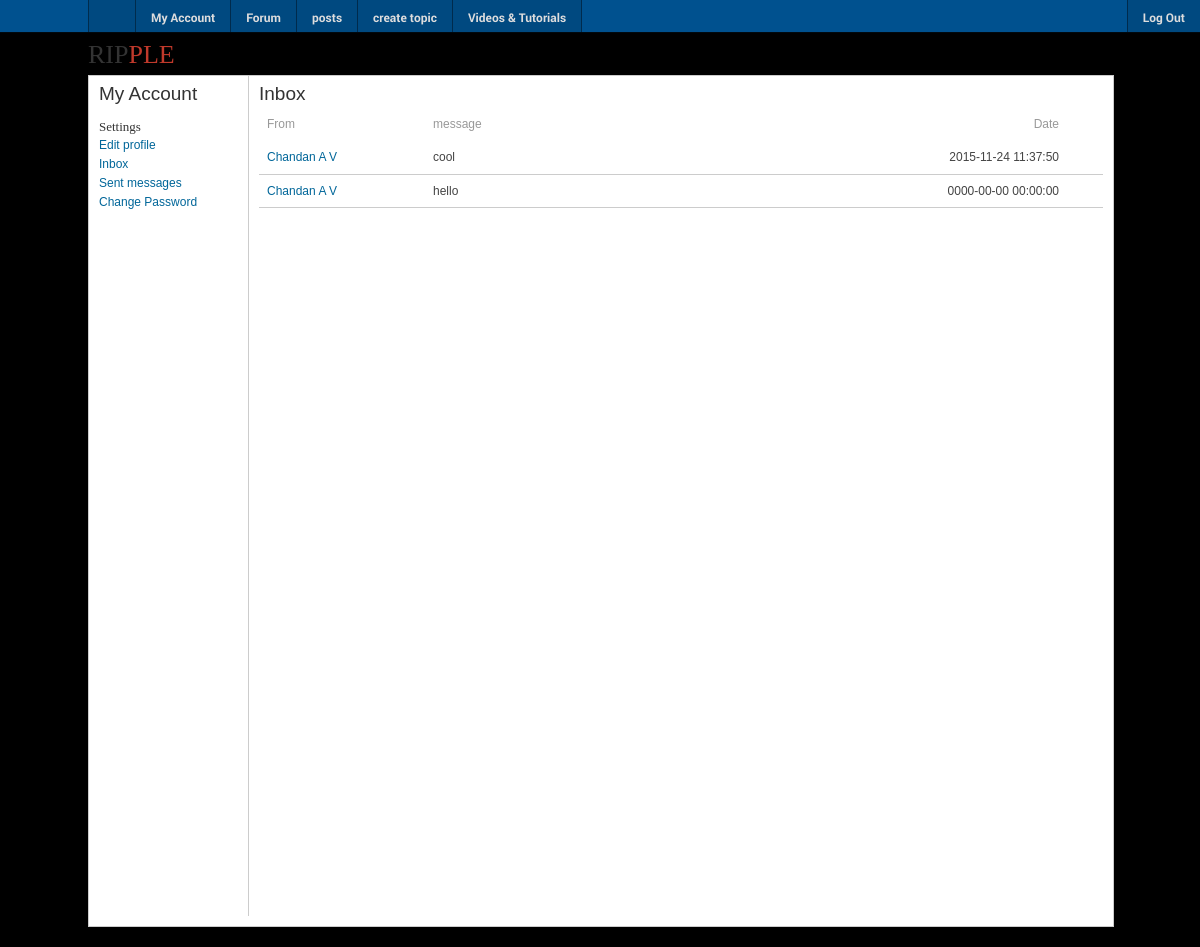
Screenshot of /sent.php (signed in) with the database file from the repository.
### tables this page shows
CREATE TABLE IF NOT EXISTS `messages` (
  `m_id` int(11) NOT NULL,
  `m_from` int(11) NOT NULL,
  `m_to` int(11) NOT NULL,
  `m_content` varchar(255) NOT NULL,
  `m_sender` varchar(40) NOT NULL,
  `m_date` datetime NOT NULL
);

CREATE TABLE IF NOT EXISTS `users` (
  `userID` int(11) NOT NULL,
  `username` varchar(80) NOT NULL,
  `firstName` varchar(30) NOT NULL,
  `lastName` varchar(60) NOT NULL,
  `contact` varchar(13) NOT NULL,
  `education` varchar(255) NOT NULL,
  `email` varchar(60) NOT NULL,
  `password` varchar(100) NOT NULL,
  `thumbnail` varchar(255) DEFAULT '',
  `gender` varchar(10) DEFAULT '',
  `birthdate` varchar(255) DEFAULT '0000-00-00',
  `birthmo` varchar(255) NOT NULL,
  `birthyr` varchar(255) NOT NULL,
  `religion` varchar(100) DEFAULT '',
  `birthplace` varchar(255) DEFAULT '',
  `address` varchar(255) NOT NULL,
  `ano` varchar(255) NOT NULL,
  `opt` varchar(255) NOT NULL,
  `points` int(8) NOT NULL
);

### sent.php (the view, shortened to what this page needs)
<!DOCTYPE html>
<html lang="en">
<head>
    <link rel='stylesheet' type='text/css' href='videos/css/main.css' >
<link rel='stylesheet' type='text/css' href='videos/css/footer.css' >
<link rel='stylesheet' type='text/css' href='videos/css/jquery-ui/jquery-ui.css' >
<link rel='stylesheet' type='text/css' href='videos/css/account.css' >
<link rel='stylesheet' type='text/css' href='videos/css/info.css' >
<link rel='stylesheet' type='text/css' href='videos/css/messages.css' >
</head>
<body>
<div id="wrapper">
                <header id="main_header">
                <a href="index.php" class="headerLogo">RIP<span class="secondColor">PLE</span></a>
            </header>
            <section id="main_section">
 <aside id="main_aside">
        <span class="titles">My Account</span>
        <h6>Settings</h6>
		<a href="edit.php" class="accountSubLinks">Edit profile</a>
			<a href="inbox.php" class="accountSubLinks">Inbox</a>
				<a href="sent.php" class="accountSubLinks">Sent messages</a>
        <a href="change_password.php" class="accountSubLinks">Change Password</a> <br/>
    </aside>
    <section id="right_side">
        <section id="right_side_padding" class="user-info-section">
            <h2 class="titles">Inbox</h2>
                                                    <div class="table" style="margin-bottom:5px;">
                        <div class="thead">
                            <div class="td td-from">From</div>
                            <div class="td td-subject">message</div>
                            <div class="td td-date">Date</div>
                        </div>
						<?php
$sql="SELECT messages.m_from,messages.m_to,messages.m_content,messages.m_sender,messages.m_date,users.userID FROM messages
         LEFT JOIN users ON messages.m_from=users.userID WHERE users.userID='".$_SESSION['user_id']."' ORDER BY m_id DESC";
		 $result=mysql_query($sql);
while($row=mysql_fetch_array($result)){
	$s="SELECT * FROM users WHERE userID='".$row['m_to']."'";
				$r=mysql_fetch_array(mysql_query($s));
                              echo  ' <div class="tr  ">
                                <div class="td td-from">
                                    <a href="user.php?user='.$row['m_to'].'">'.$r['firstName'].' '.$r['lastName'].'</a>
                                </div>
                                <div class="td td-subject">
                                    '.$row['m_content'].'
                                </div>
                                <div
                                    class="td td-date">'.$row['m_date'].'</div>
                                <div class="clear"></div>
                            </div>';
}                                  ?>
                            </div>
                                            </div>
</section>         <div id="main_footer">    </div>
    <div id="fixed_footer">
	 <ul>
      <div class="centered-navigation">
                <li class="home_button" style="border-left:1px solid rgba(0,0,0,0.4); height:auto;"><a href="index.php"></a>
                </li>
			<?php if($_SESSION['signed_in'])
			{
				               echo ' <li><a href="account.php" class="p_menu">My Account</a></li>';
			}
			else{
								               echo ' <li><a href="signup.php" class="p_menu">Sign Up</a></li>';
				               echo ' <li><a href="login.php" class="p_menu">Login</a></li>';
			}?>
<li>
                    <a href="forum.php" class="p_menu">Forum</a>
                </li>
				<li>
                    <a href="pop_posts.php" class="p_menu">posts</a>
                </li>
				<li>
                    <a href="createtopic.php" class="p_menu">create topic</a>
                </li>
				    <li class="has-submenu" id="lft-last-li"><a href="videos.php" class="p_menu">Videos & Tutorials</a>
                </li>
            </div>
<?php if($_SESSION['signed_in'])
			{
echo '<li class="right">
                <a href="signout.php" class="p_menu">Log Out</a>
            </li>';
			}
			?>
            </ul>
        </div>
</body>
</html>

### videos/css/main.css (style rules this page uses)
* { margin: 0px; padding: 0px; }
article, aside, details, figcaption, figure, footer, header, hgroup, menu, nav, section { display: block; }
a:link, a:visited { color: #006699; text-decoration: none; }
a:link.headerLogo, a:visited.headerLogo { color: #333333; text-decoration: none; font-family: Oswald-Regular; font-size: 26px; }
a:link.headerLogo .secondColor, a:visited.headerLogo .secondColor, a:hover.headerLogo .secondColor, a:active.headerLogo .secondColor { color: #C0392B; }
body { text-align: center; background: #000000 url("/images/paper_background.jpg") repeat; position: relative; font: 12px/1.4 Arial, Helvetica, sans-serif; color: #444444; }
h1, h2, h3, h4, h5 { font-weight: normal; }
#main_footer { clear: both; text-align: center; padding: 10px 5px 10px; color: #333333; }
#main_header { padding: 2px 0px; }
#main_section { background: white; float: left; width: 1024px; border: 1px solid #CCCCCC; }
#wrapper { width: 1024px; margin: 5px auto; text-align: left; }
.titles { color: #333333; font-family: 'OpenSans-CondBold', sans-serif; font-size: 19px; font-weight: normal; }
.td { float: left; padding: 3px; }
.tr { border-bottom: solid 1px #CCCCCC; padding: 5px; }
.thead { padding: 5px; }
.thead .td { color: #999999; }

### videos/css/account.css (style rules this page uses)
h6 { font-family: OpenSans-Bold; font-weight: normal; font-size: 13px; color: #333333; margin-top: 10px; }
a:link.accountSubLinks, a:visited.accountSubLinks { color: #006699; text-decoration: none; display: inline-block; width: 100%; margin-left: -10px; padding: 1px 0px 1px 10px; }
#main_aside { width: 149px; margin-top: 5px; margin-left: 10px; margin-bottom: 10px; float: left; }
#right_side { width: 865px; margin-bottom: 10px; float: left; }
#right_side_padding { width: 844px; padding: 5px 10px; float: left; border-left: 1px solid #CCCCCC; min-height: 830px; }

### videos/css/info.css (style rules this page uses)
.user-info-section { position: relative; }

### videos/css/messages.css (style rules this page uses)
.td-from { width: 160px; }
.td-subject { width: 440px; }
.td-date { width: 180px; text-align: right; }

### videos/css/footer_nav.css (style rules this page uses)
body { padding-top: 30px; }
#fixed_footer { position: fixed; top: 0px; left: 0px; right: 0px; width: 100%; height: 32px; margin: 0px; padding: 0px; background: rgb(0,81,143); border-bottom: 1px solid rgba(0, 0, 0, 0.9); color: white; font-size: 12px; font-family: Roboto-Regular, Arial; box-shadow: 0px 1px 5px rgba(0, 0, 0, 0.5); }
#fixed_footer li { float: left; margin: 0px; padding: 9px 15px; border: none; border-right: 1px solid rgba(0, 0, 0, 0.4); background: rgba(0, 0, 0, 0.1); list-style: none; height: 14px; }
#fixed_footer li a { display: block; color: #DDDDDD; text-decoration: none; }
#fixed_footer a.p_menu { font-family: Roboto-Bold; }
#fixed_footer .home_button { padding: 3px 10px; }
#fixed_footer .home_button a { background: url("/images/home.png") top left no-repeat; width: 26px; height: 26px; }
#fixed_footer li.right { float: right; border-right: none; border-left: 1px solid rgba(0, 0, 0, 0.4); margin-left: 5px; }
#fixed_footer .centered-navigation { width: 1024px; margin: 0px auto; }

### rows the page displays
messages: users.firstName "Chandan", users.lastName "A V", m_content "cool", m_date "2015-11-24 11:37:50"
messages: users.firstName "Chandan", users.lastName "A V", m_content "hello", m_date "0000-00-00 00:00:00"
